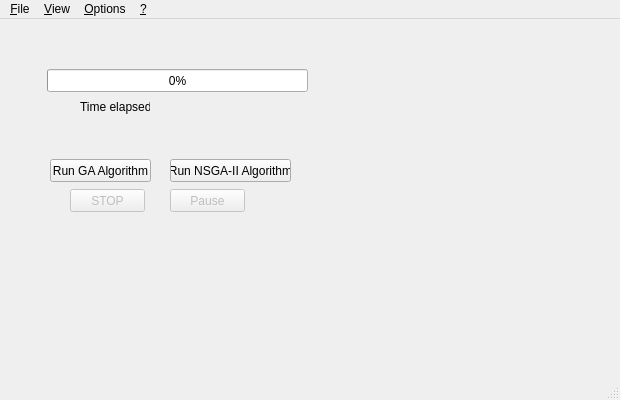
<?xml version="1.0" encoding="UTF-8"?>
<ui version="4.0">
 <class>MainWindow</class>
 <widget class="QMainWindow" name="MainWindow">
  <property name="geometry">
   <rect>
    <x>0</x>
    <y>0</y>
    <width>620</width>
    <height>400</height>
   </rect>
  </property>
  <property name="minimumSize">
   <size>
    <width>620</width>
    <height>400</height>
   </size>
  </property>
  <property name="windowTitle">
   <string>GA - NSGA-II</string>
  </property>
  <widget class="QWidget" name="centralWidget">
   <widget class="QProgressBar" name="algorithmProgressBar">
    <property name="geometry">
     <rect>
      <x>47</x>
      <y>50</y>
      <width>261</width>
      <height>23</height>
     </rect>
    </property>
    <property name="value">
     <number>0</number>
    </property>
   </widget>
   <widget class="QPushButton" name="gaPushButton">
    <property name="geometry">
     <rect>
      <x>50</x>
      <y>140</y>
      <width>101</width>
      <height>23</height>
     </rect>
    </property>
    <property name="text">
     <string>Run GA Algorithm</string>
    </property>
   </widget>
   <widget class="QPushButton" name="nsga2PushButton">
    <property name="geometry">
     <rect>
      <x>170</x>
      <y>140</y>
      <width>121</width>
      <height>23</height>
     </rect>
    </property>
    <property name="text">
     <string>Run NSGA-II Algorithm</string>
    </property>
   </widget>
   <widget class="QLabel" name="timeElapsedLabel">
    <property name="geometry">
     <rect>
      <x>80</x>
      <y>80</y>
      <width>70</width>
      <height>16</height>
     </rect>
    </property>
    <property name="text">
     <string>Time elapsed :</string>
    </property>
   </widget>
   <widget class="QLabel" name="timeElapsed">
    <property name="geometry">
     <rect>
      <x>160</x>
      <y>80</y>
      <width>111</width>
      <height>16</height>
     </rect>
    </property>
    <property name="text">
     <string/>
    </property>
   </widget>
   <widget class="QPushButton" name="stopPushButton">
    <property name="enabled">
     <bool>false</bool>
    </property>
    <property name="geometry">
     <rect>
      <x>70</x>
      <y>170</y>
      <width>75</width>
      <height>23</height>
     </rect>
    </property>
    <property name="text">
     <string>STOP</string>
    </property>
   </widget>
   <widget class="QPushButton" name="pausePushButton">
    <property name="enabled">
     <bool>false</bool>
    </property>
    <property name="geometry">
     <rect>
      <x>170</x>
      <y>170</y>
      <width>75</width>
      <height>23</height>
     </rect>
    </property>
    <property name="text">
     <string>Pause</string>
    </property>
   </widget>
  </widget>
  <widget class="QMenuBar" name="menuBar">
   <property name="geometry">
    <rect>
     <x>0</x>
     <y>0</y>
     <width>620</width>
     <height>21</height>
    </rect>
   </property>
   <widget class="QMenu" name="menu">
    <property name="title">
     <string>&amp;?</string>
    </property>
    <addaction name="action_About"/>
    <addaction name="actionAbout_Qt"/>
   </widget>
   <widget class="QMenu" name="menu_File">
    <property name="title">
     <string>&amp;File</string>
    </property>
    <addaction name="action_Search_Params"/>
    <addaction name="action_Load_Graph"/>
    <addaction name="separator"/>
    <addaction name="action_Quit"/>
   </widget>
   <widget class="QMenu" name="menu_Display">
    <property name="title">
     <string>&amp;View</string>
    </property>
    <widget class="QMenu" name="menuDock_Widget">
     <property name="title">
      <string>Dock&amp;Widget</string>
     </property>
    </widget>
    <addaction name="menuDock_Widget"/>
   </widget>
   <widget class="QMenu" name="menu_Options">
    <property name="title">
     <string>&amp;Options</string>
    </property>
    <addaction name="action_Register_Graphs"/>
   </widget>
   <addaction name="menu_File"/>
   <addaction name="menu_Display"/>
   <addaction name="menu_Options"/>
   <addaction name="menu"/>
  </widget>
  <widget class="QStatusBar" name="statusBar"/>
  <action name="action_About">
   <property name="text">
    <string>&amp;About</string>
   </property>
  </action>
  <action name="actionAbout_Qt">
   <property name="text">
    <string>About &amp;Qt</string>
   </property>
  </action>
  <action name="action_Quit">
   <property name="text">
    <string>&amp;Quit</string>
   </property>
   <property name="shortcut">
    <string>Ctrl+Q</string>
   </property>
  </action>
  <action name="action_Search_Params">
   <property name="text">
    <string>&amp;Search Params</string>
   </property>
   <property name="shortcut">
    <string>Ctrl+O</string>
   </property>
  </action>
  <action name="action_Configuration">
   <property name="checkable">
    <bool>true</bool>
   </property>
   <property name="checked">
    <bool>true</bool>
   </property>
   <property name="text">
    <string>&amp;Configuration</string>
   </property>
  </action>
  <action name="action_Solutions">
   <property name="checkable">
    <bool>true</bool>
   </property>
   <property name="checked">
    <bool>true</bool>
   </property>
   <property name="text">
    <string>&amp;Solutions</string>
   </property>
  </action>
  <action name="action_Load_Graph">
   <property name="text">
    <string>&amp;Load Graph</string>
   </property>
   <property name="shortcut">
    <string>Ctrl+G, Ctrl+S</string>
   </property>
  </action>
  <action name="action_Register_Graphs">
   <property name="checkable">
    <bool>true</bool>
   </property>
   <property name="checked">
    <bool>true</bool>
   </property>
   <property name="text">
    <string>&amp;Register Graphs</string>
   </property>
  </action>
 </widget>
 <layoutdefault spacing="6" margin="11"/>
 <resources/>
 <connections/>
</ui>
